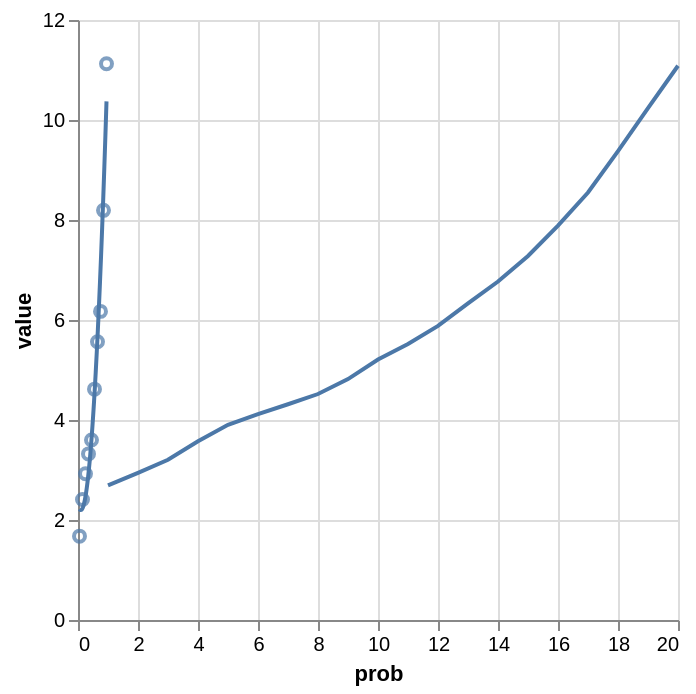

The Vega-Lite source for this figure:
### Vega-Lite specification from a JSON file in a GitHub repository (floating-point values rounded to 4 significant figures)
{"$schema": "https://vega.github.io/schema/vega-lite/v6.json", "data": {"values": [{"g": "a", "x": 3.94}, {"g": "a", "x": 3.39}, {"g": "a", "x": 1.82}, {"g": "a", "x": 3.98}, {"g": "a", "x": 1.71}, {"g": "a", "x": 5.57}, {"g": "a", "x": 1.3}, {"g": "a", "x": 3.3}, {"g": "a", "x": 3.12}, {"g": "a", "x": 2.4}, {"g": "a", "x": 2.1}, {"g": "a", "x": 3.25}, {"g": "a", "x": 3.55}, {"g": "a", "x": 1.65}, {"g": "a", "x": 2.43}, {"g": "a", "x": 3.51}, {"g": "a", "x": 2.12}, {"g": "a", "x": 2.49}, {"g": "a", "x": 4.56}, {"g": "a", "x": 2.5}, {"g": "a", "x": 4.67}, {"g": "a", "x": 4.81}, {"g": "a", "x": 0.92}, {"g": "a", "x": 2.51}, {"g": "a", "x": 3.78}, {"g": "a", "x": 3.18}, {"g": "a", "x": 3.31}, {"g": "a", "x": 2.86}, {"g": "a", "x": 3.57}, {"g": "a", "x": 3.59}, {"g": "b", "x": 6.72}, {"g": "b", "x": 5.71}, {"g": "b", "x": 6.58}, {"g": "b", "x": 6.6}, {"g": "b", "x": 5.25}, {"g": "b", "x": 5.82}, {"g": "b", "x": 8.52}, {"g": "b", "x": 8.2}, {"g": "b", "x": 5.62}, {"g": "b", "x": 8.18}, {"g": "b", "x": 8.46}, {"g": "b", "x": 11.2}, {"g": "b", "x": 13.13}, {"g": "b", "x": 5.53}, {"g": "b", "x": 8.35}, {"g": "b", "x": 4.62}, {"g": "b", "x": 11.03}, {"g": "b", "x": 5.76}, {"g": "b", "x": 6.29}, {"g": "b", "x": 11.61}]}, "transform": [{"quantile": "x", "step": 0.1}], "encoding": {"x": {"field": "prob", "type": "quantitative"}, "y": {"field": "value", "type": "quantitative"}}, "layer": [{"mark": "point"}, {"mark": "line", "transform": [{"regression": "value", "on": "prob", "method": "quad"}]}, {"mark": "line", "data": {"values": [{"g": "p", "x": 1, "y": 3.28}, {"g": "q", "x": 2, "y": 2.48}, {"g": "q", "x": 1, "y": 2.39}, {"g": "p", "x": 2, "y": 3.06}, {"g": "q", "x": 3, "y": 3.94}, {"g": "q", "x": 4, "y": 3.73}, {"g": "p", "x": 3, "y": 2.57}, {"g": "q", "x": 4, "y": 3.04}, {"g": "q", "x": 5, "y": 4.11}, {"g": "p", "x": 6, "y": 4.41}, {"g": "q", "x": 5, "y": 4.07}, {"g": "q", "x": 6, "y": 4.42}, {"g": "p", "x": 7, "y": 4.11}, {"g": "q", "x": 8, "y": 3.85}, {"g": "q", "x": 7, "y": 3.83}, {"g": "p", "x": 8, "y": 4.8}, {"g": "q", "x": 9, "y": 5.14}, {"g": "q", "x": 10, "y": 5.12}, {"g": "p", "x": 9, "y": 5.03}, {"g": "q", "x": 10, "y": 4.8}, {"g": "q", "x": 11, "y": 5.26}, {"g": "p", "x": 12, "y": 5.24}, {"g": "q", "x": 11, "y": 6.14}, {"g": "q", "x": 12, "y": 6.63}, {"g": "p", "x": 13, "y": 5.81}, {"g": "q", "x": 14, "y": 6.72}, {"g": "q", "x": 13, "y": 6.16}, {"g": "p", "x": 14, "y": 7.28}, {"g": "q", "x": 15, "y": 7.96}, {"g": "q", "x": 16, "y": 7.36}, {"g": "p", "x": 15, "y": 6.95}, {"g": "q", "x": 16, "y": 7.36}, {"g": "q", "x": 17, "y": 8.81}, {"g": "p", "x": 18, "y": 8.92}, {"g": "q", "x": 17, "y": 8.56}, {"g": "q", "x": 18, "y": 9.91}, {"g": "p", "x": 19, "y": 9.52}, {"g": "q", "x": 20, "y": 10.93}, {"g": "q", "x": 19, "y": 10.62}, {"g": "p", "x": 20, "y": 11.35}]}, "transform": [{"loess": "y", "on": "x", "as": ["prob", "value"]}]}]}
